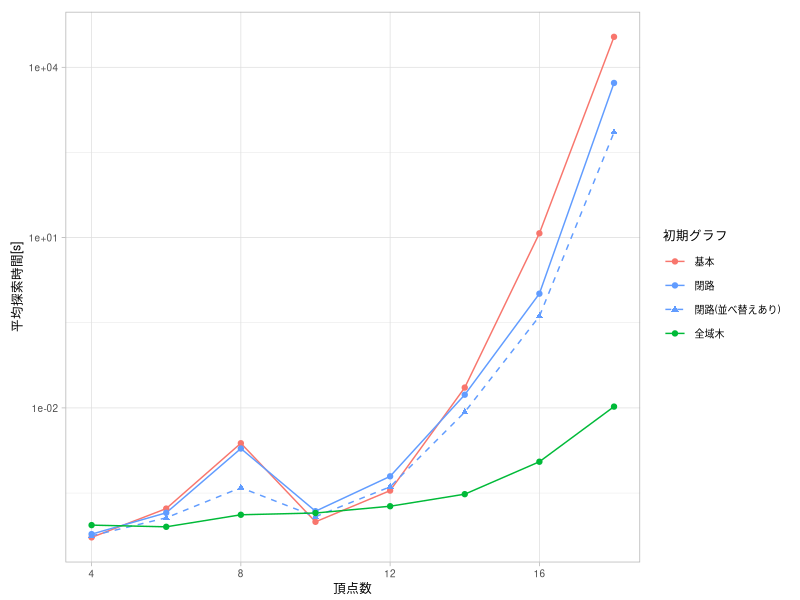

The R script that drew this image: (Note: this script raises an error after producing the figure.)
library(readr)
library(dplyr)
library(ggplot2)
library(grid)
library(gridExtra)
library(gtable)

theme_set(theme_light())

g_grob <- function(gp, elem) {
  tmp <- ggplot_gtable(ggplot_build(gp))
  g <- grep(elem, sapply(tmp$grobs, function(x) x$name))
  grob <- tmp$grobs[[g]]
  return(grob)
}

g_filter <- function(gp, elem) {
  return(gtable_filter(ggplotGrob(gp), elem))
}

hide_yaxis_and_legend <- function(gp) {
  return(gp + theme(
    plot.margin = unit(c(3, 1, 1, 0), 'mm'),
    axis.title.y = element_blank(),
    axis.ticks.length = unit(1, 'mm'),
    axis.text.y = element_blank(),
    legend.position = 'none'
  ))
}

blank <- grid.rect(gp = gpar(col = 'white'))

make_margin <- function(gp, p_height) {
  g <- arrangeGrob(
    blank, gp, blank,
    nrow = 3,
    heights = unit.c(
      unit(3, 'mm'),
      p_height,
      unit(1, 'npc') - p_height - unit(3, 'mm')
    ),
    widths = unit.c(sum(gp$widths))
  )
  return(g)
}

breaks <- c('basic basic', 'cycle basic', 'cycle sorted', 'stree basic')
labels <- c('基本', '閉路', '閉路(並べ替えあり)', '全域木')
data <- read_csv('../data/the-cmp-algo-lab.csv') %>%
  filter(mgr == 'basic') %>%
  mutate(mtd = paste(bdr, srt)) %>%
  group_by(n, d, bdr, srt, mtd, node) %>%
  summarise(mean_time = mean(time)) %>%
  ungroup() %>%
  mutate(mtd = factor(mtd, levels = breaks),
         d = factor(d))

breaks_full <- c('basic', 'cycle', 'stree')
labels_full <- c('基本', '閉路', '全域木')
data_full <- read_csv('../data/the-cmp-algo-full-lab.csv') %>%
  filter(mgr == 'basic', srt == 'basic') %>%
  mutate(mtd = bdr) %>%
  select(n, d, mtd, n_graph) %>%
  mutate(mtd = factor(mtd, levels = breaks_full),
         d = factor(d))

pf_time <- function(vd) {
  gp <- ggplot(data %>% filter(d == vd),
               aes(x = n, y = mean_time, color = mtd, shape = mtd, linetype = mtd)) +
    geom_line() +
    geom_point() +
    scale_x_continuous(name = '頂点数',
                       minor_breaks = NULL) +
    scale_y_continuous(name = '平均探索時間[s]',
                       trans = 'log10') +
    scale_color_manual(name = '初期グラフ',
                       breaks = breaks,
                       labels = labels,
                       values = c('#F8766D', '#619CFF', '#619CFF', '#00BA38')) +
    scale_shape_manual(name = '初期グラフ',
                       breaks = breaks,
                       labels = labels,
                       values = c(19, 19, 17, 19)) +
    scale_linetype_manual(name = '初期グラフ',
                          breaks = breaks,
                          labels = labels,
                          values = c(1, 1, 2, 1)) +
    theme(
      text = element_text(size = 9),
      plot.margin = unit(c(3, 3, 1, 3), 'mm')
    )
  return(gp)
}
pf_state <- function(vd) {
  gp <- ggplot(data %>% filter(d == vd),
               aes(x = n, y = node, color = mtd, shape = mtd, linetype = mtd)) +
    geom_line() +
    geom_point() +
    scale_x_continuous(name = '頂点数',
                       minor_breaks = NULL) +
    scale_y_continuous(name = '展開状態数',
                       trans = 'log10') +
    scale_color_manual(name = '初期グラフ',
                       breaks = breaks,
                       labels = labels,
                       values = c('#F8766D', '#619CFF', '#619CFF', '#00BA38')) +
    scale_shape_manual(name = '初期グラフ',
                       breaks = breaks,
                       labels = labels,
                       values = c(19, 19, 17, 19)) +
    scale_linetype_manual(name = '初期グラフ',
                          breaks = breaks,
                          labels = labels,
                          values = c(1, 1, 2, 1)) +
    theme(
      text = element_text(size = 9),
      plot.margin = unit(c(3, 3, 1, 3), 'mm')
    )
  return(gp)
}
pf_ngraph <- function(vd) {
  gp <- ggplot(data_full %>% filter(d == vd), aes(n, n_graph, color = mtd)) +
    geom_line() +
    geom_point() +
    scale_x_continuous(name = '頂点数',
                       minor_breaks = NULL) +
    scale_y_continuous(name = '総グラフ数',
                       trans = 'log10') +
    scale_color_manual(name = '初期グラフ',
                       breaks = breaks_full,
                       labels = labels_full,
                       values = c('#F8766D', '#619CFF', '#00BA38')) +
    theme(
      text = element_text(size = 9),
      plot.margin = unit(c(3, 3, 1, 3), 'mm')
    )
  return(gp)
}

plot_height <- 2.5
cairo_pdf('ginitr.pdf', width = 3.6, height = plot_height)
pf_time(3)
seekViewport('panel.6-4-6-4')
#panel_width <- convertWidth(unit(1, 'npc'), 'inches')
panel_width <- unit(2, 'inches')
panel_height <- convertHeight(unit(1, 'npc'), 'inches')
seekViewport('layout')
dev.off()

gp_time_d3 <- pf_time(3)
gp_time_d4 <- pf_time(4)
gp_time_ylab <- g_grob(gp_time_d3, 'axis.title.y')
p_time_ylab <- make_margin(gp_time_ylab, panel_height)
gp_time_d3_yaxis <- g_filter(gp_time_d3, 'axis-l')
p_time_d3_yaxis <- make_margin(gp_time_d3_yaxis, panel_height)
p_time_d3 <- hide_yaxis_and_legend(gp_time_d3)
gp_time_d4_yaxis <- g_filter(gp_time_d4, 'axis-l')
p_time_d4_yaxis <- make_margin(gp_time_d4_yaxis, panel_height)
p_time_d4 <- hide_yaxis_and_legend(gp_time_d4)
gp_time_legend <- g_grob(gp_time_d3, 'guide-box')
p_time_legend <- make_margin(gp_time_legend, panel_height)

gp_state_d3 <- pf_state(3)
gp_state_d4 <- pf_state(4)
gp_state_ylab <- g_grob(gp_state_d3, 'axis.title.y')
p_state_ylab <- make_margin(gp_state_ylab, panel_height)
gp_state_d3_yaxis <- g_filter(gp_state_d3, 'axis-l')
p_state_d3_yaxis <- make_margin(gp_state_d3_yaxis, panel_height)
p_state_d3 <- hide_yaxis_and_legend(gp_state_d3)
gp_state_d4_yaxis <- g_filter(gp_state_d4, 'axis-l')
p_state_d4_yaxis <- make_margin(gp_state_d4_yaxis, panel_height)
p_state_d4 <- hide_yaxis_and_legend(gp_state_d4)
gp_state_legend <- g_grob(gp_state_d3, 'guide-box')
p_state_legend <- make_margin(gp_state_legend, panel_height)

gp_ngraph_d3 <- pf_ngraph(3)
gp_ngraph_d4 <- pf_ngraph(4)
gp_ngraph_ylab <- g_grob(gp_ngraph_d3, 'axis.title.y')
p_ngraph_ylab <- make_margin(gp_ngraph_ylab, panel_height)
gp_ngraph_d3_yaxis <- g_filter(gp_ngraph_d3, 'axis-l')
p_ngraph_d3_yaxis <- make_margin(gp_ngraph_d3_yaxis, panel_height)
p_ngraph_d3 <- hide_yaxis_and_legend(pf_ngraph(3))
gp_ngraph_d4_yaxis <- g_filter(gp_ngraph_d4, 'axis-l')
p_ngraph_d4_yaxis <- make_margin(gp_ngraph_d4_yaxis, panel_height)
p_ngraph_d4 <- hide_yaxis_and_legend(pf_ngraph(4))
gp_ngraph_legend <- g_grob(gp_ngraph_d3, 'guide-box')
p_ngraph_legend <- make_margin(gp_ngraph_legend, panel_height)

legend_width <- max(sum(p_time_legend$widths), sum(p_state_legend$widths), sum(p_ngraph_legend$widths))
ylab_width <- sum(p_time_ylab$widths)
yaxis_width <- sum(p_time_d3_yaxis$widths)

cairo_pdf('ginitr.pdf', width = 5.2, height = 7.5)
grid.arrange(
  blank, p_time_ylab, p_time_d3_yaxis, p_time_d3, p_time_d4_yaxis, p_time_d4, p_time_legend,
  blank, p_state_ylab, p_state_d3_yaxis, p_state_d3, p_state_d4_yaxis, p_state_d4, p_state_legend,
  blank, p_ngraph_ylab, p_ngraph_d3_yaxis, p_ngraph_d3, p_ngraph_d4_yaxis, p_ngraph_d4, p_ngraph_legend,
  ncol = 7,
  widths = unit.c(
    legend_width - ylab_width,
    ylab_width,
    yaxis_width,
    (unit(1, 'npc') - 2*legend_width - 2*yaxis_width) * 0.5,
    yaxis_width,
    (unit(1, 'npc') - 2*legend_width - 2*yaxis_width) * 0.5,
    legend_width
  ),
  padding = unit(0, 'npc')
)
dev.off()

# ginitr-time
cairo_pdf('ginitr-time-lpad.pdf',
          width = convertWidth(sum(p_time_legend$widths) - ylab_width - unit(2, 'mm'), 'inches', TRUE), height = plot_height)
grid.draw(blank)
dev.off()
cairo_pdf('ginitr-time-ylab.pdf', width = convertWidth(ylab_width + unit(2, 'mm'), 'inches', TRUE), height = plot_height)
grid.draw(p_time_ylab)
dev.off()
cairo_pdf('ginitr-time-d3-yaxis.pdf', width = convertWidth(yaxis_width, 'inches', TRUE), height = plot_height)
grid.draw(p_time_d3_yaxis)
dev.off()
cairo_pdf('ginitr-time-d3.pdf', width = convertWidth(panel_width, 'inches', TRUE), height = plot_height)
grid.draw(p_time_d3)
dev.off()
cairo_pdf('ginitr-time-d4-yaxis.pdf', width = convertWidth(yaxis_width, 'inches', TRUE), height = plot_height)
grid.draw(p_time_d4_yaxis)
dev.off()
cairo_pdf('ginitr-time-d4.pdf', width = convertWidth(panel_width, 'inches', TRUE), height = plot_height)
grid.draw(p_time_d4)
dev.off()
cairo_pdf('ginitr-time-legend.pdf', width = convertWidth(sum(p_time_legend$widths), 'inches', TRUE), height = plot_height)
grid.draw(p_time_legend)
dev.off()

# ginitr-state
cairo_pdf('ginitr-state-lpad.pdf',
          width = convertWidth(sum(p_state_legend$widths) - ylab_width - unit(2, 'mm'), 'inches', TRUE), height = plot_height)
grid.draw(blank)
dev.off()
cairo_pdf('ginitr-state-ylab.pdf', width = convertWidth(ylab_width + unit(2, 'mm'), 'inches', TRUE), height = plot_height)
grid.draw(p_state_ylab)
dev.off()
cairo_pdf('ginitr-state-d3-yaxis.pdf', width = convertWidth(yaxis_width, 'inches', TRUE), height = plot_height)
grid.draw(p_state_d3_yaxis)
dev.off()
cairo_pdf('ginitr-state-d3.pdf', width = convertWidth(panel_width, 'inches', TRUE), height = plot_height)
grid.draw(p_state_d3)
dev.off()
cairo_pdf('ginitr-state-d4-yaxis.pdf', width = convertWidth(yaxis_width, 'inches', TRUE), height = plot_height)
grid.draw(p_state_d4_yaxis)
dev.off()
cairo_pdf('ginitr-state-d4.pdf', width = convertWidth(panel_width, 'inches', TRUE), height = plot_height)
grid.draw(p_state_d4)
dev.off()
cairo_pdf('ginitr-state-legend.pdf', width = convertWidth(sum(p_state_legend$widths), 'inches', TRUE), height = plot_height)
grid.draw(p_state_legend)
dev.off()

# ginitr-ngraph
cairo_pdf('ginitr-ngraph-lpad.pdf',
          width = convertWidth(sum(p_ngraph_legend$widths) - ylab_width - unit(2, 'mm'), 'inches', TRUE), height = plot_height)
grid.draw(blank)
dev.off()
cairo_pdf('ginitr-ngraph-ylab.pdf', width = convertWidth(ylab_width + unit(2, 'mm'), 'inches', TRUE), height = plot_height)
grid.draw(p_ngraph_ylab)
dev.off()
cairo_pdf('ginitr-ngraph-d3-yaxis.pdf', width = convertWidth(yaxis_width, 'inches', TRUE), height = plot_height)
grid.draw(p_ngraph_d3_yaxis)
dev.off()
cairo_pdf('ginitr-ngraph-d3.pdf', width = convertWidth(panel_width, 'inches', TRUE), height = plot_height)
grid.draw(p_ngraph_d3)
dev.off()
cairo_pdf('ginitr-ngraph-d4-yaxis.pdf', width = convertWidth(yaxis_width, 'inches', TRUE), height = plot_height)
grid.draw(p_ngraph_d4_yaxis)
dev.off()
cairo_pdf('ginitr-ngraph-d4.pdf', width = convertWidth(panel_width, 'inches', TRUE), height = plot_height)
grid.draw(p_ngraph_d4)
dev.off()
cairo_pdf('ginitr-ngraph-legend.pdf', width = convertWidth(sum(p_ngraph_legend$widths), 'inches', TRUE), height = plot_height)
grid.draw(p_ngraph_legend)
dev.off()
